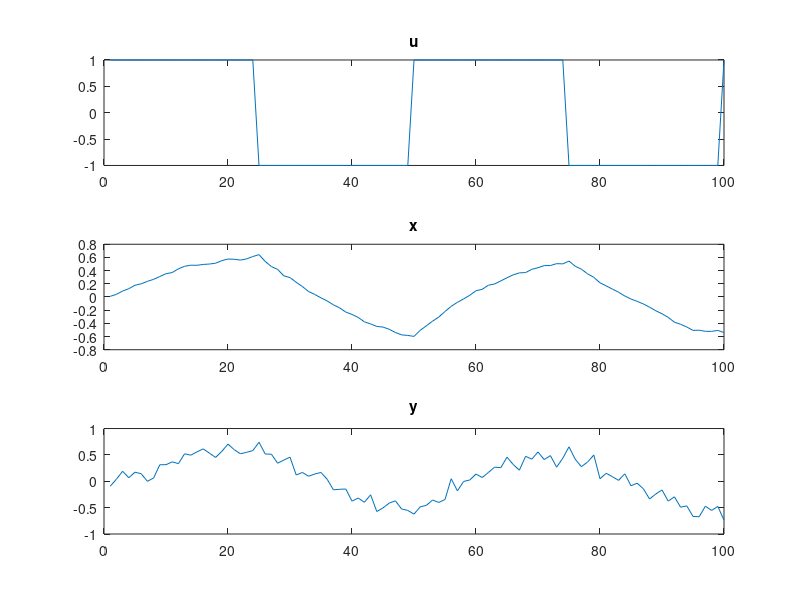

The MATLAB source for this figure:
%LSim simulates the system
% x(i)= a*x(i-1)+b*u(i-1)+w(i-1);
% y(i)= c*x(i)+v(i);
% 
% External input: None

% Time-stamp: <2016-10-19 09:10:23 tk>
% Version 1: 2015
% Version 2: 2016-10-19 08:11:33 tk Added comments and minor changes
% Torben Knudsen
% Aalborg University, Dept. of Electronic Systems, Section of Automation
% and Control
% E-mail: tk@es.aau.dk

%% Parameters

n= 100; 
% $$$ n= 10000; 
a= 0.95; k= 1; b= k*(1-a); c= 1; fu= 0.02; x0= 0;
sigmaw= 0.05*sqrt(1-a^2); sigmav= 0.1; sigmax0= sigmaw; 
phif= 0; phih= 0;                       % Only used in EKF.m

%% Algorithm

w= sigmaw*randn(n,1);
v= sigmav*randn(n,1);
u= square((1:n)*fu*2*pi);
x= zeros(n,1);
y= zeros(n,1);
x(1)= sigmax0*randn+x0;
y(1)= c*x(1)+v(1);
for i= 2:n;
  x(i)= a*x(i-1)+b*u(i-1)+w(i-1);
  y(i)= c*x(i)+v(i);
end;

figure(1)
subplot(311)
plot(u);
title('u')
subplot(312)
plot(x)
title('x')
subplot(313)
plot(y)
title('y')
